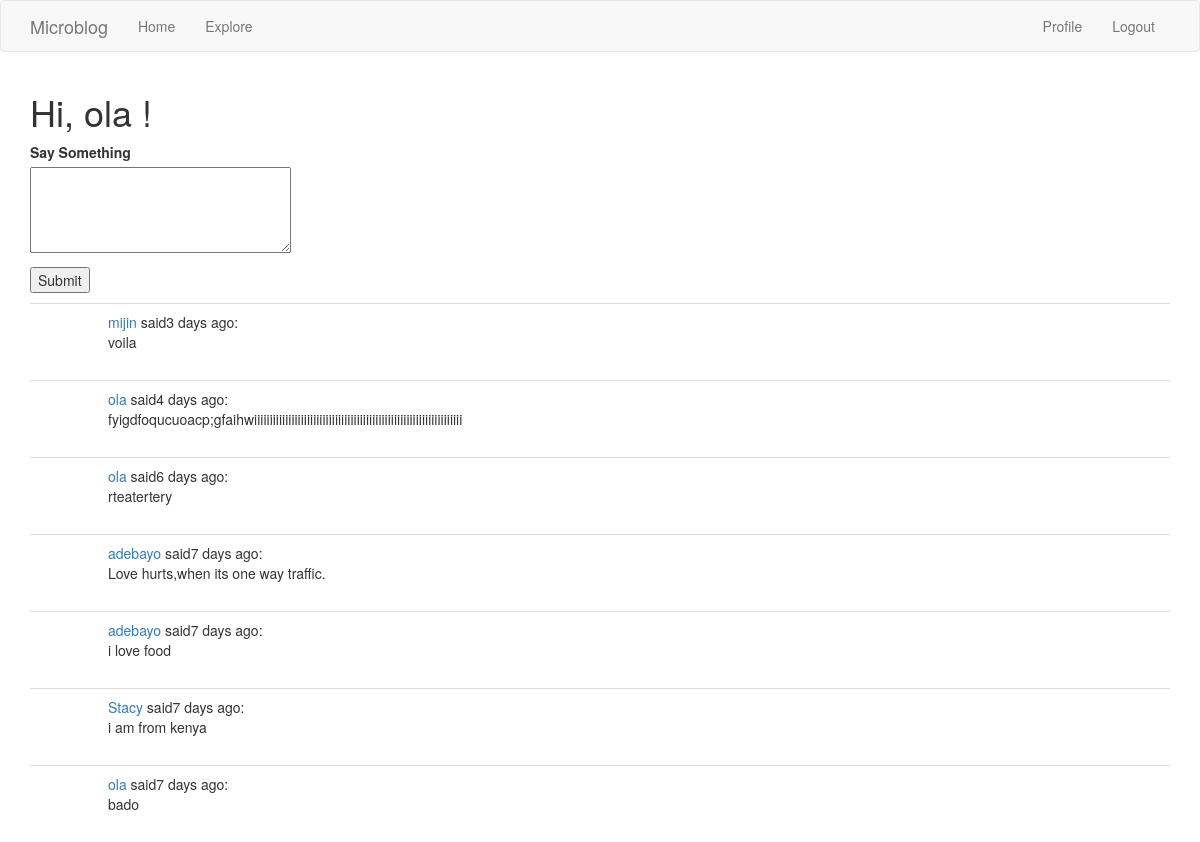
The page /index (signed in) on the database its author committed.
### app/models.py (models this page shows, shortened)
class User(UserMixin, db.Model):
    id = db.Column(db.Integer, primary_key = True)
    username = db.Column(db.String(64), index =True, unique=True)
    email = db.Column(db.String(120), index=True,unique = True)
    password_hash = db.Column(db.String(128))
    posts = db.relationship('Post', backref ='author',lazy = 'dynamic')
    about_me = db.Column(db.String(140))
    last_seen = db.Column(db.DateTime, default = datetime.utcnow)

class Post(db.Model):
    id = db.Column(db.Integer,primary_key=True)
    body = db.Column(db.String(140))
    timestamp = db.Column(db.DateTime, index= True, default =datetime.utcnow)
    user_id = db.Column(db.Integer,db.ForeignKey('user.id'))

### app/main/routes.py (the view, shortened to what this page needs)
@bp.route('/',methods=['GET', 'POST'])
@bp.route('/index',methods=['GET', 'POST'])
@login_required
def index():
    form = PostForm()
    page = request.args.get('page',1,type=int)
    posts = Post.query.order_by(Post.timestamp.desc()).paginate(
        page, current_app.config['POSTS_PER_PAGE'], False)
    next_url = url_for('main.index', page=posts.next_num) \
        if posts.has_next else None
    prev_url = url_for('main.index', page=posts.prev_num) \
         if posts.has_prev else None
    return render_template('index.html', title ='Home',posts=posts.items,
        form = form,next_url=next_url,prev_url=prev_url)

### app/main/forms.py
class PostForm(FlaskForm):
    post = TextAreaField('Say Something',validators =[DataRequired(),Length(min=1,max=140)])
    submit = SubmitField('Submit')

### app/main/routes.py (called while the page is built)
@bp.before_request
def before_request():
    if current_user.is_authenticated:
        current_user.last_seen = datetime.utcnow()
        db.session.commit()

### app/models.py (called while the page is built)
@login.user_loader
def load_user(id):
    return User.query.get(int(id))

### app/templates/index.html (shortened to what this page needs)
{% extends "base.html"%}
{% import 'bootstrap/wtf.html' as wtf %}
  {% block app_content %}
    <h1> Hi, {{ current_user.username}} !</h1>
    {% if form%}
      <form action="" method="post">
        <p>
              {{ form.post.label }}<br>
              {{ form.post(cols=32, rows=4) }}<br>
          </p>
          <p>{{ form.submit() }}</p>
      </form>
    {% endif %}
    {% for post in posts %}
      {% include '_post.html'%}
    {% endfor %}
  {% endblock %}

### app/templates/_post.html (shortened to what this page needs)
<table class="table table-hover">
       <tr>
           <td width="70px">
           </td>
           <td>
               <a href="{{ url_for('main.user', username=post.author.username) }}">
                   {{ post.author.username }}
               </a>
               said{{  moment(post.timestamp).fromNow() }}:
               <br>
               {{ post.body }}
           </td>
       </tr>
   </table>

### rows shown on the page
User: username "ola"
Post: author.username "mijin", timestamp "3 days ago", body "voila"
Post: author.username "ola", timestamp "4 days ago", body "fyigdfoqucuoacp;gfaihwiiiiiiiiiiiiiiiiiiiiiiiiiiiiiiiiiiiiiiiiiiiiiiiiiiiiiiiiiiiiiiiiiii"
Post: author.username "ola", timestamp "6 days ago", body "rteatertery"
Post: author.username "adebayo", timestamp "7 days ago", body "Love hurts,when its one way traffic."
Post: author.username "adebayo", timestamp "7 days ago", body "i love food"
Post: author.username "Stacy", timestamp "7 days ago", body "i am from kenya"
Post: author.username "ola", timestamp "7 days ago", body "bado"
